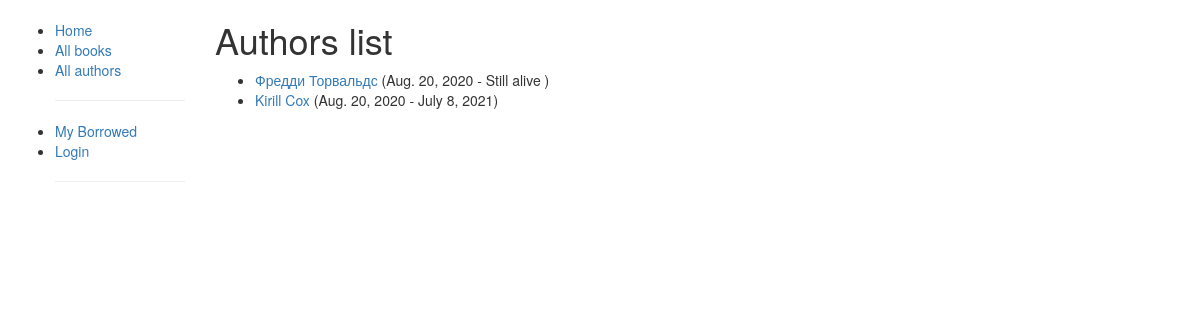
/catalog/author/, run on the app's committed database.
### catalog/models.py (models this page shows, shortened)
class Author(models.Model):
    first_name = models.CharField(max_length=100)
    last_name = models.CharField(max_length=100)
    date_of_birth = models.DateField(null=True, blank=True)
    date_of_death = models.DateField('Died', null=True, blank=True)
    def get_absolute_url(self):
        return reverse('author-detail', args=[str(self.id)])

### catalog/views.py (the view)
class AuthorListView(generic.ListView):
    model = Author

### catalog/templates/catalog/author_list.html
{% extends "base_generic.html" %}
{% block content %}
	<h1>Authors list</h1>
	{% if author_list %}
	<ul>
		{% for author in author_list %}
		<li>
			<a href="{{ author.get_absolute_url }}">{{ author.first_name }} {{ author.last_name }}</a>
			({{author.date_of_birth}} - {% if author.date_of_death %}{{ author.date_of_death }}{% else %} Still alive {% endif %})
		</li>
		{% endfor %}
	</ul>
	{% else %}
	<p>There no authors in list</p>
	{% endif %}
{% endblock %}

### data on the page
Author: first_name "Фредди", last_name "Торвальдс", date_of_birth "Aug. 20, 2020", shows "Still alive"
Author: first_name "Kirill", last_name "Cox", date_of_birth "Aug. 20, 2020", date_of_death "July 8, 2021"
